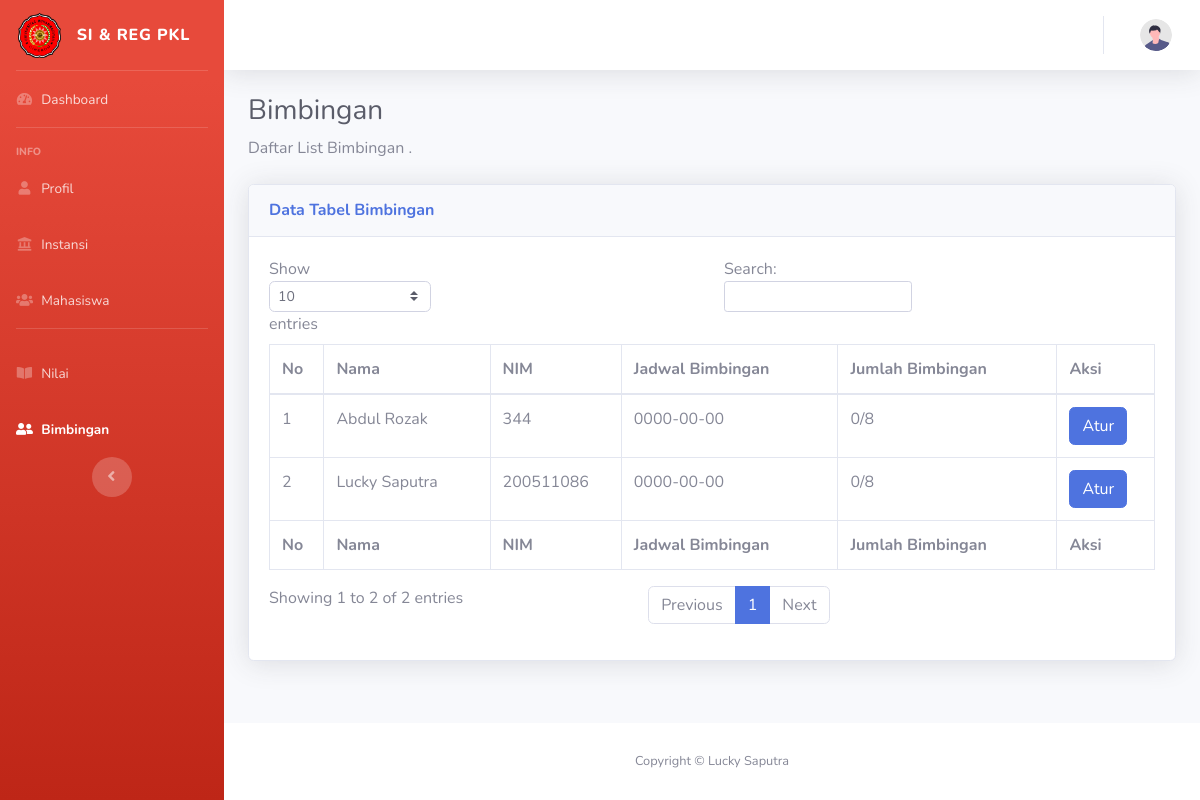
Screenshot of /dosen/bimbingan.php with the database file from the repository.
### tables this page shows
CREATE TABLE `pendaftaran` (
  `id_daftar` int(11) NOT NULL,
  `nama_mhs` varchar(50) NOT NULL,
  `nim` varchar(15) NOT NULL,
  `nohp_mhs` varchar(30) NOT NULL,
  `prodi` varchar(30) NOT NULL,
  `nidn` varchar(20) NOT NULL,
  `nama_pem` varchar(50) NOT NULL,
  `nohp_pem` varchar(20) NOT NULL,
  `nama_inst` varchar(50) NOT NULL,
  `alamat_inst` varchar(100) NOT NULL,
  `nohp_inst` varchar(20) NOT NULL,
  `jdwl_bimbing` date NOT NULL,
  `jmlh_bimbingan` int(5) NOT NULL,
  `nilai_disiplin` int(5) NOT NULL,
  `nilai_tjwb` int(5) NOT NULL,
  `nilai_inisiatif` int(5) NOT NULL,
  `nilai_loyal` int(5) NOT NULL,
  `nilai_kerja` int(5) NOT NULL,
  `nilai_kerjasama` int(5) NOT NULL,
  `nilai_keputusan` int(5) NOT NULL,
  `nilai_sikap` int(5) NOT NULL,
  `nilai_jujur` int(5) NOT NULL,
  `nilai_hasilkerja` int(5) NOT NULL,
  `nilai_penulisan` int(5) NOT NULL,
  `nilai_penelitian` int(5) NOT NULL
);

### dosen/bimbingan.php (the view, shortened to what this page needs)
<?php
  include('../koneksi.php');
  ?>
<!DOCTYPE html>
<html lang="en">
<head>
<link href="vendor/fontawesome-free/css/all.min.css" rel="stylesheet" type="text/css">
<link href="css/sb-admin-2.min.css" rel="stylesheet">
</head>
<body id="page-top">
<div id="wrapper">
    <ul class="navbar-nav bg-gradient-danger sidebar sidebar-dark accordion" id="accordionSidebar">
        <a class="sidebar-brand d-flex align-items-center justify-content-center" href="dashboard.php">
            <div class="sidebar-brand-icon">
                <img src="../assets/img/faviconumc.png" alt="" width="43" height="45" class="d-inline-block align-text-top">
            </div>
            <div class="sidebar-brand-text mx-3">SI & REG PKL </div>
        </a>
        <hr class="sidebar-divider my-0">
        <li class="nav-item ">
            <a class="nav-link" href="dashboard.php">
                <i class="fas fa-fw fa-tachometer-alt"></i>
                <span>Dashboard</span></a>
        </li>
        <hr class="sidebar-divider">
        <div class="sidebar-heading">
            Info
        </div>
        <li class="nav-item ">
            <a class="nav-link" href="profile.php">
                <i class="fas fa-fw fa-user"></i>
                <span>Profil</span></a>
        </li>
        <li class="nav-item ">
            <a class="nav-link" href="instansi.php">
                <i class="fas fa-fw fa-landmark"></i>
                <span>Instansi</span></a>
        </li>
        <li class="nav-item">
                <a class="nav-link" href="mahasiswa.php">
                    <i class="fas fa-fw fa-users"></i>
                    <span>Mahasiswa</span></a>
            </li>
        <hr class="sidebar-divider d-none d-md-block">
        <li class="nav-item ">
            <a class="nav-link" href="nilai.php">
                <i class="fas fa-fw fa-book-open"></i>
                <span>Nilai</span></a>
        </li>
        <li class="nav-item active">
            <a class="nav-link" href="Bimbingan.php">
                <i class="fas fa-fw fa-user-friends   "></i>
                <span>Bimbingan</span></a>
        </li>
            <div class="text-center d-none d-md-inline">
                <button class="rounded-circle border-0" id="sidebarToggle"></button>
            </div>
        </ul>
        <div id="content-wrapper" class="d-flex flex-column">
            <div id="content">
                <nav class="navbar navbar-expand navbar-light bg-white topbar mb-4 static-top shadow">
                    <ul class="navbar-nav ml-auto">
                        <li class="nav-item dropdown no-arrow">
                            <a class="nav-link dropdown-toggle" href="#" id="userDropdown" role="button"
                                data-toggle="dropdown" aria-haspopup="true" aria-expanded="false">
                                <img class="img-profile rounded-circle"
                                    src="img/undraw_profile.svg">
                            </a>
                        </li>
                    </ul>
                </nav>
                <div class="container-fluid">
                    <h1 class="h3 mb-2 text-gray-800">Bimbingan</h1>
                    <p class="mb-4">Daftar List Bimbingan .</p>
                    <div class="card shadow mb-4">
                        <div class="card-header py-3">
                            <h6 class="m-0 font-weight-bold text-primary">Data Tabel Bimbingan</h6>
                        </div>
                        <div class="card-body">
                            <div class="table-responsive">
                                <table class="table table-bordered" id="dataTable" width="100%" cellspacing="0">
                                    <thead>
                                        <tr>
                                        <th>No</th>
                                        <th>Nama</th>
                                            <th>NIM</th>
                                            <th>Jadwal Bimbingan</th>
                                            <th>Jumlah Bimbingan</th>
                                            <th>Aksi</th>
                                        </tr>
                                    </thead>
                                    <tfoot>
                                        <tr>
                                        <th>No</th>
                                            <th>Nama</th>
                                            <th>NIM</th>
                                            <th>Jadwal Bimbingan</th>
                                            <th>Jumlah Bimbingan</th>
                                            <th>Aksi</th>
                                        </tr>
                                    </tfoot>
                                    <tbody>
                            <?php
                                                    $nidn = $_SESSION['username'];
                                                    $query = "SELECT * FROM pendaftaran WHERE nidn LIKE '$nidn'";
                                                    $result = mysqli_query($kon, $query);
                                                 $no = 1;
                                                 while($row = mysqli_fetch_assoc($result))
                                                 {
                           ?>
                                    <tr>
                                        <td><?php echo $no; ?></td>
                                        <td><?php echo $row['nama_mhs']; ?></td>
                                        <td><?php echo $row['nim']; ?></td>
                                        <td><?php echo $row['jdwl_bimbing']; ?></td>
                                        <td><?php echo $row['jmlh_bimbingan']; ?>/8</td>
                                        <td>
                            <button type="button" class="btn btn-primary" data-toggle="modal" data-target="#exampleModal<?php echo $row['id_daftar'];?>">
                            Atur
                            </button>
        </div>
                                    <?php
                                        $no++;
                                    }
                                    ?>
                            </div>
                        </div>
                    </div>
                </div>
            </div>
            <footer class="sticky-footer bg-white">
                <div class="container my-auto">
                    <div class="copyright text-center my-auto">
                        <span>Copyright &copy; Lucky Saputra</span>
                    </div>
                </div>
            </footer>
</body>
</html>

### rows the page displays
pendaftaran: nama_mhs "Abdul Rozak", nim "344", jdwl_bimbing "0000-00-00", jmlh_bimbingan "0"
pendaftaran: nama_mhs "Lucky Saputra", nim "200511086", jdwl_bimbing "0000-00-00", jmlh_bimbingan "0"
